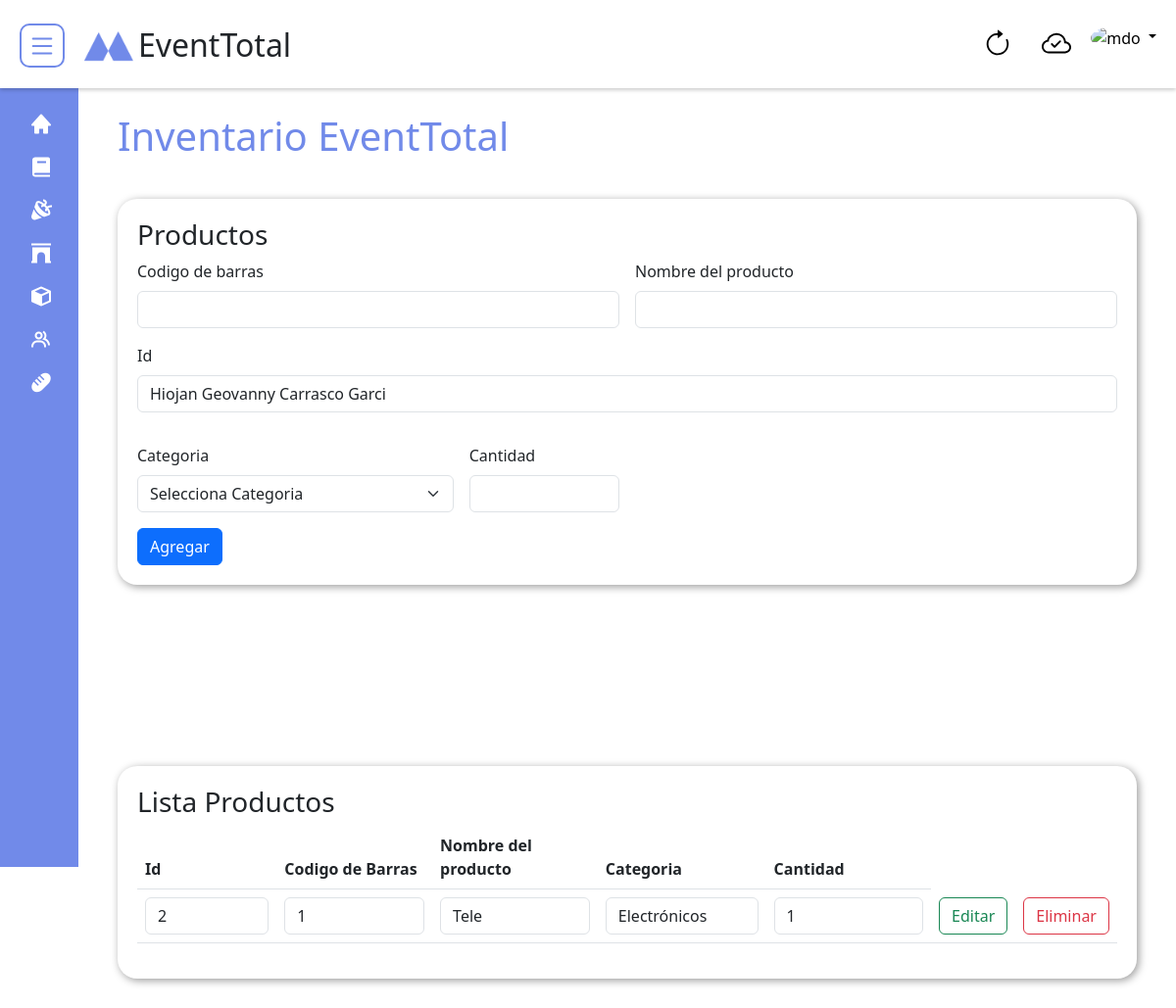
Page /Inventory/ (signed in) on the committed database.
### tables this page shows
CREATE TABLE `inventario_eventtotal` (
  `codigo_barras` int(15) NOT NULL,
  `producto_i` varchar(30) NOT NULL,
  `categoria_i` varchar(35) NOT NULL,
  `cantidad_i` int(30) NOT NULL,
  `imagen_i` varchar(50) NOT NULL,
  `id_u` int(30) NOT NULL
);

### config/database.php (called while the page is built, shortened)
<?php
class Connection
{
    private $host = "localhost";
    private $user = "root";
    private $password = "";
    private $dataBase = "eventtotal_db";
    private $conn;
    public function __construct()
    {
        $this->conn =  new mysqli($this->host, $this->user, $this->password, $this->dataBase);
    }
    public function getConn()
    {
        return $this->conn;
    }
}

### models/inventory-eventtotal-model.php (called while the page is built, shortened)
<?php
require('../config/database.php');
class Inventory
{
    private $conn;
    public function __construct()
    {
        $ObjectConn = new Connection();
        $this->conn = $ObjectConn->getConn();
    }
    public function getUser()
    {
        $sql_users = "SELECT * FROM usuarios_eventtotal";
        $cursor_users = $this->conn->query($sql_users);
        if ($cursor_users) {
            $iden = array();
            while ($fila = $cursor_users->fetch_assoc()) {
                $iden[] = $fila;
            }
            return $iden;
        } else {
            return 0;
        }
    }
    public function getUserp()
    {
        $sql_users = "SELECT * FROM inventario_eventtotal";
        $cursor_users = $this->conn->query($sql_users);
        if ($cursor_users) {
            $iden = array();
            while ($fila = $cursor_users->fetch_assoc()) {
                $iden[] = $fila;
            }
            return $iden;
        } else {
            return 0;
        }
    }
}

### views/inventory-eventtotal-view.php (the view, shortened to what this page needs)
<!DOCTYPE html>
<html lang="en">
<head>
    <link href="https://cdn.jsdelivr.net/npm/bootstrap@5.3.0/dist/css/bootstrap.min.css" rel="stylesheet">
    <link href='https://unpkg.com/boxicons@2.1.4/css/boxicons.min.css' rel='stylesheet'>
    <link rel="stylesheet" href="../assets/css/style-general-min.css">
</head>
<body>
    <nav class="fixed-top">
        <div id="content-right">
            <button class="btn-menu" id="btnMenu">
                <svg class="bi pe-none" width="30" height="30" role="img" aria-label="Home">
                    <use xlink:href="#menu" />
                </svg>
            </button>
            <img src="../assets/images/logotipo-main-curt.png" alt="logotipo" width="60px" height="auto">
            <h2>EventTotal</h2>
        </div>
        <div id="content-left">
            <button class="btn-recargar" id="btnRecargar" title="Actualizar">
                <svg class="bi pe-none" width="30" height="30" role="img" aria-label="Home">
                    <use xlink:href="#recargar" />
                </svg>
            </button>
            <div class="btn-recargar" id="divConnection" title="Estado de conexion">
                <svg class="bi pe-none" width="30" height="30" role="img" aria-label="Home">
                    <use xlink:href="#cloud" />
                </svg>
            </div>
            <div class="dropdown" style="margin-top: 5px;">
                <a href="#" class="d-block link-body-emphasis text-decoration-none dropdown-toggle" data-bs-toggle="dropdown" aria-expanded="false">
                    <img src="https://github.com/mdo.png" alt="mdo" width="40" height="40" class="rounded-circle">
                </a>
                        </div>
                    </div>
                </nav>
                <div class="sidebar d-flex" id="asidebar-main">
                    <ul class="nav d-block">
                        <li>
                            <a href="../Home/">
                                <i class='bx bxs-home'></i>
                            </a>
                        </li>
                        <li>
                            <a href="../Recetario/">
                                <i class='bx bxs-book'></i>
                            </a>
                        </li>
                        <li>
                            <a href="./events-eventease.html">
                                <i class='bx bxs-party'></i>
                            </a>
                        </li>
                        <li>
                            <a href="../Salones/">
                                <i class='bx bxs-arch'></i>
                            </a>
                        </li>
                        <li>
                            <a href="../Inventory/">
                                <i class='bx bxs-cube'></i>
                            </a>
                        </li>
                        <li>
                            <a href="../Users/">
                                <i class='bx bx-group'></i>
                            </a>
                        </li>
                        <li>
                            <a href="../Insumos/">
                                <i class='bx bxs-baguette'></i>
                            </a>
                        </li>
                    </ul>
                </div>
                <div class="wrapper" id="contenedor-main">
                    <h1>Inventario EventTotal</h1>
                    <div class="contenedor-principal" style="margin-top: 40px;">
                        <h3>Productos</h3>
                        <form class="row g-3" action="../CrearProduct/" method="POST">
                          <div class="col-md-6">
                            <label for="inputEmail4" class="form-label">Codigo de barras</label>
                            <input type="text" class="form-control" id="codigo_is" name="codigo_is">
                        </div>
                        <div class="col-md-6">
                            <label for="inputPassword4" class="form-label">Nombre del producto</label>
                            <input type="text" class="form-control" name="product_is" id="product_is">
                        </div>
                        <div class="mb-3">
                            <label for="user-ident" class="form-label">Id</label>
                            <select name="id_is" id="id_is" class="form-control">
                                <?php foreach ($information as $x) { ?>
                                    <option value="<?php echo $x['id_u'] ?>"><?php echo $x['nombres_u'] ?> <?php echo $x['apellidos_u'] ?></option>
                                <?php } ?>
                            </select>
                        </div>
                        <div class="col-md-4">
                            <label for="inputState" class="form-label">Categoria</label>
                            <select id="catego_is" name="catego_is" class="form-select">
                              <option selected>Selecciona Categoria</option>
                          </select>
                      </div>
                      <div class="col-md-2">
                        <label for="inputZip" class="form-label">Cantidad</label>
                        <input type="text" class="form-control" id="cant_is" name="cant_is">
                    </div>
                    <div class="col-12">
                        <input class="btn btn-primary" type="submit" value="Agregar">
                    </div>
                </form>
            </div>
        </div>
        <div class="wrapper" id="contenedor-main">
            <div class="contenedor-principal" style="margin-top: 40px;">
                <h3>Lista Productos</h3>
                <table class="table">
                  <thead>
                    <tr>
                        <th scope="col">Id</th>
                      <th scope="col">Codigo de Barras</th>
                      <th scope="col">Nombre del producto</th>
                      <th scope="col">Categoria</th>
                      <th scope="col">Cantidad</th>
                  </tr>
              </thead>
              <tbody>
                <form action="../UpdateP/" method="POST">
                <tr>
                    <?php foreach ($informa as $a) { ?>
                  <td><input type="text" class="form-control" value="<?php echo $a['id_u'] ?>" name="id_ui" id="id_ui" ></td>
                  <td><input type="text" class="form-control" value="<?php echo $a['codigo_barras'] ?>" name="codigo_barrasi" id="codigo_barrasi"></td>
                  <td><input type="text" class="form-control" value="<?php echo $a['producto_i'] ?>" name="producto_ii" id="producto_ii"></td>
                  <td><input type="text" class="form-control" value="<?php echo $a['categoria_i'] ?>" name="categori_ii" id="categori_ii"></td>
                  <td><input type="text" class="form-control" value="<?php echo $a['cantidad_i'] ?>" name="canti_is" id="canti_is"></td>
                  <td><input class="btn btn-outline-success" type="submit" name="Actualizar" value="Editar"></td>
                  <td><input class="btn btn-outline-danger" type="submit" name="Eliminar" value="Eliminar"></td>
              </tr>
              <?php } ?>
          </tbody>
      </table>
  </div>
</div>
</body>
</html>

### assets/css/style-general-min.css (style rules this page uses)
nav { background-color: white; box-shadow: 0 2px 4px rgba(0, 0, 0, 0.2); display: flex; flex-direction: row; justify-content: space-between; padding: 20px 20px; height: 90px; }
#content-right { display: flex; flex-direction: row; }
#content-right button { margin-right: 15px; }
.btn-menu { background: none; border: 2px solid #718ae9; border-radius: 10px; height: 45px; margin-top: 4px; }
.btn-menu svg { fill: #718ae9; }
:root { --main-color: rgb(48, 48, 48); --bg-color: rgb(31, 31, 31); }
.sidebar { width: 80px; background-color: var(--main-color); height: 100vh; position: fixed; background-color: #718ae9; margin-top: auto; }
.sidebar ul { padding: 20px; }
.sidebar ul li { list-style: none; }
.sidebar ul li a { color: #fff; text-decoration: none; display: flex; font-size: 14px; align-items: center; padding: 10px; transition: 0.4s easy; }
.sidebar ul li a i { padding-right: 25px; font-size: 24px; }
.wrapper { margin-top: 5px; position: relative; left: 80px; width: calc( 100% - 80px ); background-color: #ffffff; padding: 30px 40px; margin-top: 85px; }
.wrapper h1 { color: #718ae9; }
#content-right h2 { margin-top: 7px; }
#content-right img { margin-top: 7px; }
#content-left { display: flex; flex-direction: row; gap: 10px; }
#content-left .btn-recargar { background: none; border-radius: 200px; width: 50px; height: 50px; border: none; }
#divConnection { display: grid; place-content: center; }
.contenedor-principal { box-shadow: 2px 2px 8px rgba(0, 0, 0, 0.4); padding: 20px 20px; border-radius: 20px; }

### rows in the picture
inventario_eventtotal: id_ui "2", codigo_barrasi "1", producto_ii "Tele", categori_ii "Electrónicos", canti_is "1"

### other values in the picture
form field id_is "Hiojan Geovanny Carrasco Garci"
